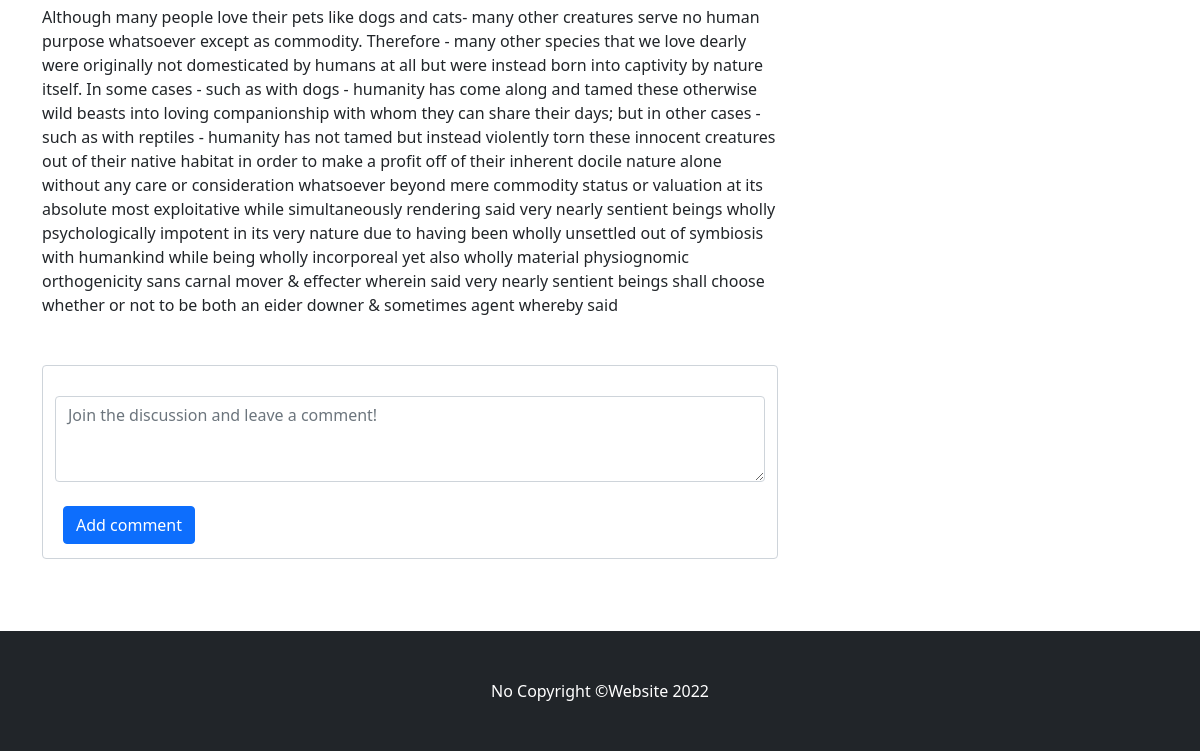
The app's page /post/doggo (lower part), older data.
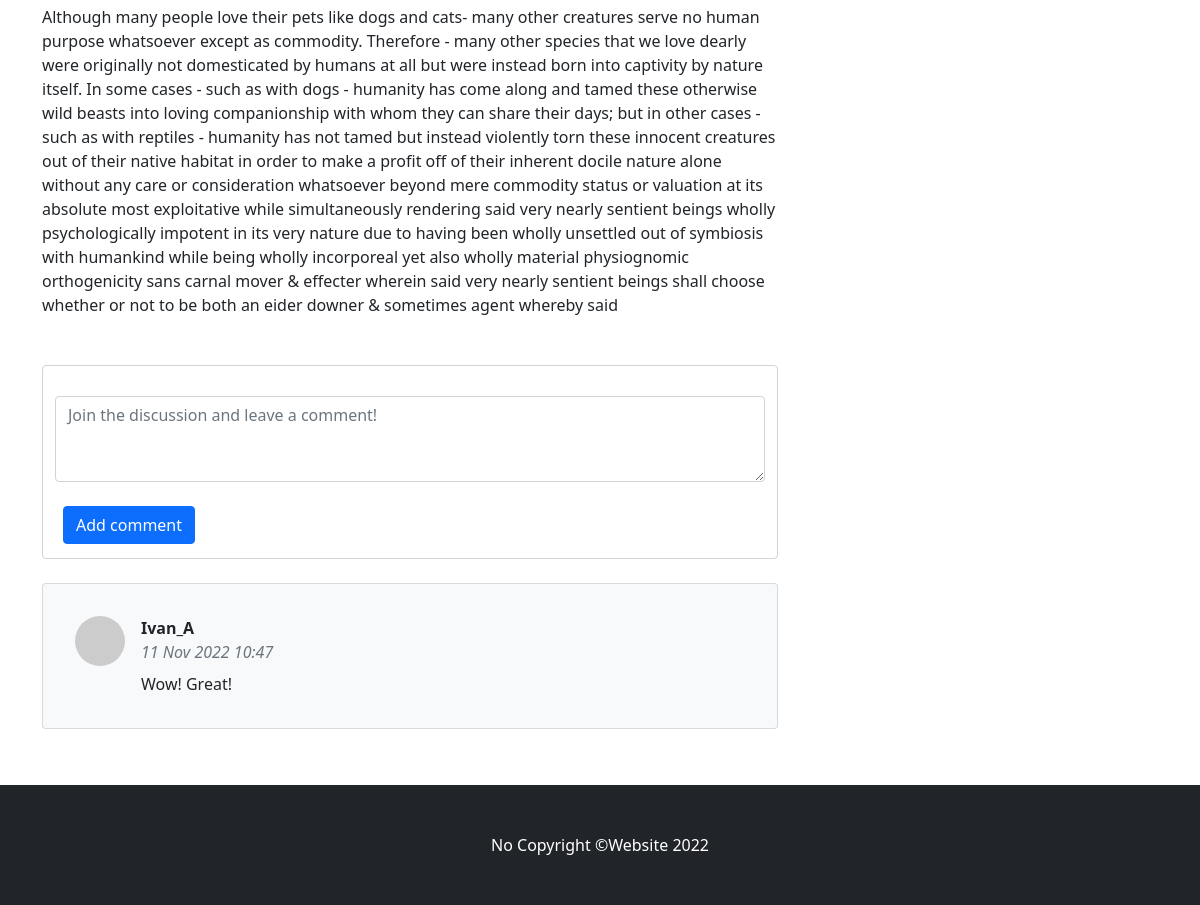
The same page, newer data.
### blog/models.py (models this page shows, shortened)
class Post(models.Model):
    title = models.CharField(max_length=255)
    author = models.ForeignKey(settings.AUTH_USER_MODEL, on_delete=models.CASCADE)
    text = models.TextField(blank=True)
    slug = models.SlugField(max_length=255, unique=True, verbose_name='URL', editable=True)
    category = models.ForeignKey('Category', on_delete=models.PROTECT)
    photo = models.ImageField(upload_to='photos/%Y/%m/%d/', verbose_name='Image')
    time_create = models.DateTimeField(auto_now_add=True)
    time_update = models.DateTimeField(auto_now=True)
    is_published = models.BooleanField(default=True, verbose_name='Published')
    class Meta:
        ordering = ['-time_create', 'title']

class Comment(models.Model):
    post = models.ForeignKey(Post, related_name='comments', on_delete=models.CASCADE)
    author = models.ForeignKey(settings.AUTH_USER_MODEL, on_delete=models.CASCADE)
    text = models.TextField()
    time_create = models.DateTimeField(auto_now_add=True)
    class Meta:
        ordering = ['-time_create']

### blog/views.py (the view, shortened to what this page needs)
# urls.py: path('post/<slug:post_slug>', PostView.as_view(), name='post'),
class PostView(View):
    def get(self, request, *args, **kwargs):
        view = ShowPost.as_view()
        return view(request, *args, **kwargs)

### blog/form.py
class CommentForm(forms.ModelForm):
    class Meta:
        model = Comment
        fields = ['text']
        widgets = {
            'text': forms.Textarea(attrs={'cols': 60, 'rows': 3, 'class': "form-control", 'placeholder': "Join the discussion and leave a comment!"})
        }

### blog/models.py (called while the page is built)
    def __str__(self):
        return self.name

    def get_absolute_url(self):
        return reverse('category', kwargs={'cat_slug': self.slug})

### blog/templatetags/blog_tags.py (called while the page is built)
@register.inclusion_tag('blog/template_tags/cat_widget.html')
def categories_widget():
    cats = Category.objects.all()
    return {'cats': cats}

@register.inclusion_tag('blog/template_tags/navbar.html')
def responsive_navbar(title, request):
    menu = [
        {'title': 'PET Blog', 'url_name': 'home'},
        {'title': 'Add Post', 'url_name': 'add_post'},
        {'title': 'Contacts', 'url_name': 'contact'},
    ]
    menu_user_not_login = [
        {'title': 'Register', 'url_name': 'register'},
        {'title': 'Log in', 'url_name': 'login'}]
    menu_user_login = [
        {'title': request.user.username, 'url_name': 'home'},
        {'title': 'Log out', 'url_name': 'logout'},
    ]
    return {'menu': menu, 'title': title, 'request': request, 'user_in': menu_user_login,
            'user_out': menu_user_not_login}

### blog/views.py (called while the page is built)
    def get_context_data(self, **kwargs):
        context = super().get_context_data(**kwargs)
        context['title'] = self.get_object().title
        context['request'] = self.request
        context['form'] = CommentForm()
        return context

### templates/blog/blogpage.html (shortened to what this page needs)
{% extends 'blog/base.html' %}
{% load blog_tags %}
{% block page_content %}
    <div class="container mt-5">
        <div class="row">
            <div class="col-lg-8">
                <article>
                    <section class="mb-5">
                        <p class="fs-5 mb-4">{{ post.text | linebreaks }}</p>
                    </section>
                </article>
                <form class="mb-4 form-control" action="" method="POST">
                    <p><label class="mb-1" for="{{ form.text.id_for_label }}"></label>{{ form.text }}</p>
                    <button class='btn btn-primary m-2' type="submit">Add comment</button>
                </form>
                {% if not post.comments.all %}
                {% else %}
                    {% for comment in post.comments.all %}
                        <section class="mb-2">
                            <div class="card bg-light">
                                <div class="card-body">
                                    <div class="card-body">
                                        <div class="d-flex">
                                            <div class="flex-shrink-0"><img class="rounded-circle"
                                                                            src="https://dummyimage.com/50x50/ced4da/6c757d.jpg"
                                                                            alt="..."/></div>
                                            <div class="ms-3">
                                                <div class="fw-bold">{{ comment.author }}</div>
                                                <div class="text-muted fst-italic mb-2">{{ comment.time_create|date:"d M Y" }} {{ comment.time_create|time:"H:i" }}</div>
                                                {{ comment.text }}
                                            </div>
                                        </div>
                                    </div>
                                </div>
                        </section>
                    {% endfor %}
                {% endif %}
                <br><br>
            </div>
            <div class="col-lg-4">
            </div>
        </div>
    </div>
{% endblock %}

### templates/blog/base.html (shortened to what this page needs)
{% load static %}
{% load blog_tags %}
<!DOCTYPE html>
<html lang="en">
<head>
    <link href="{% static 'blog/css/styles.css' %}" rel="stylesheet"/>
</head>
<body>
{% block page_content %}{% endblock %}
<footer class="py-5 {% if title == 'Contacts' %}fixed-bottom{% endif %} bg-dark">
    <div class="container"><p class="m-0 text-center text-white">No Copyright &copy;Website 2022</p></div>
</footer>
</body>
</html>

Row changes from the older to the newer data that the page shows:
added Comment: author "Ivan_A", time_create "11 Nov 2022", time_create "10:47", text "Wow! Great!"
